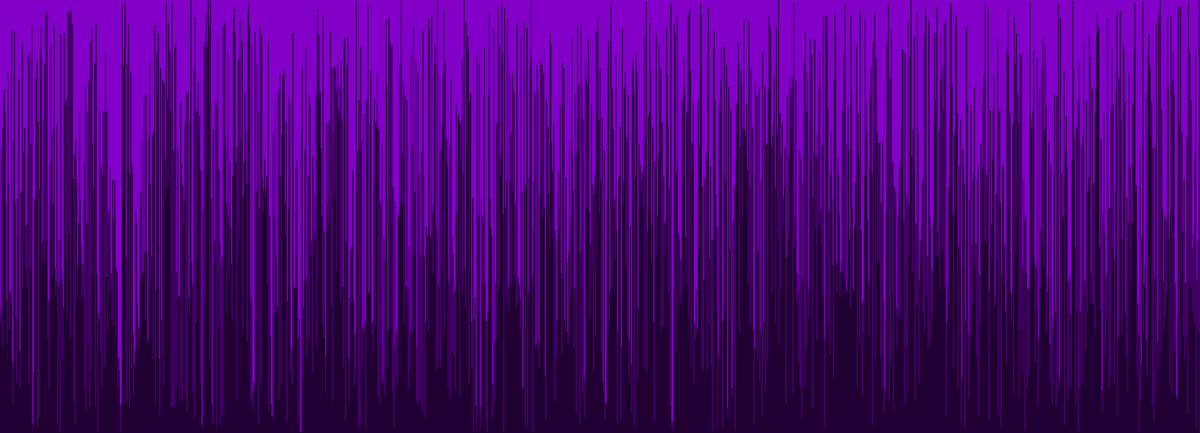
Frame 1 (no input)
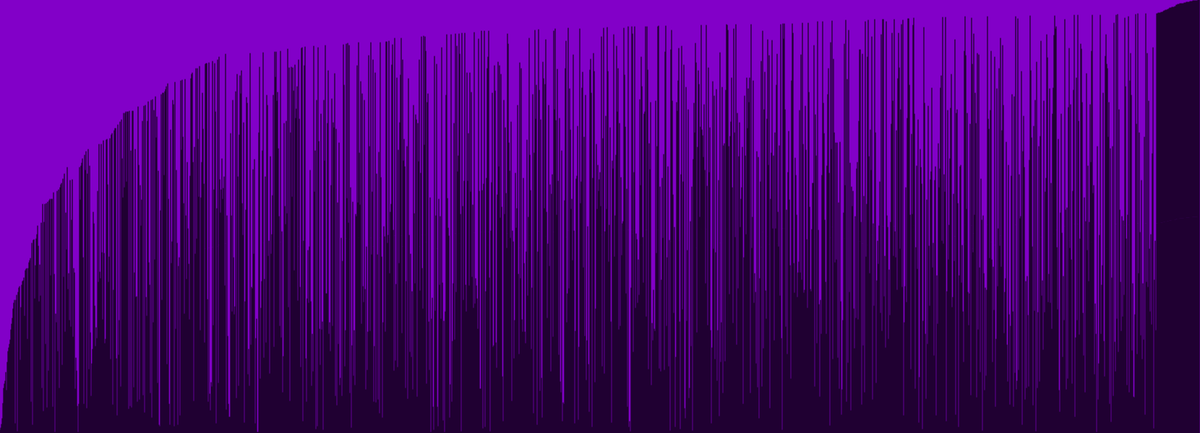
Frame 60 (no input)
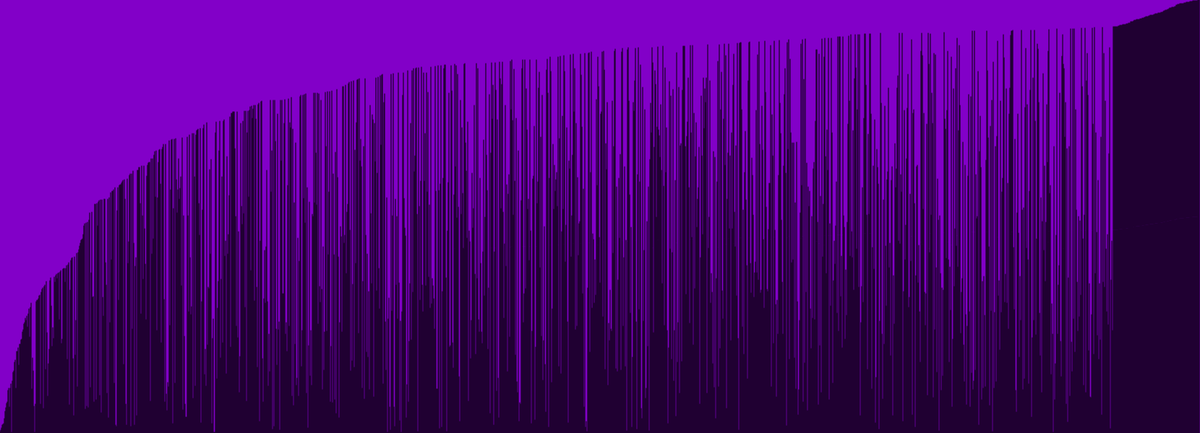
Frame 120 (the mouse pressed at the canvas centre since frame 60)

The p5.js sketch that drew these frames (run headless with seeded random() and noise() and a simulated clock; from frame 60 on, the mouse is pressed at the canvas centre):

// p5.js sketch
// ── sketch.js
let arr = [];
function setup() {
	canvas = createCanvas(1660, 600);

	for (let i = 0; i < width; i++) {
		arr.push(Math.floor(random(height)));
	}

	console.log(arr);
}
let a = 0;
function draw() {
	background(130, 0, 200);

	if (a < arr.length) {
		for (let j = 0; j < arr.length - 1 - a; j++) {
			if (arr[j] < arr[j + 1]) {
				let temp = arr[j];
				arr[j] = arr[j + 1];
				arr[j + 1] = temp;
			}
		}
	} else {
		console.log("finish!!");
		noLoop();
	}
	a++;
	for (let i = 0; i < arr.length; i++) {
		line(i, height, i, arr[i]);
	}
}

// ── style.css
h1 {
	background-color: black;
	color: #ffffff;
}
body {
	background-color: cornflowerblue;
}
div {
	position: absolute;
	left: 0px;
	top: 0px;
	z-index: -1;
}
